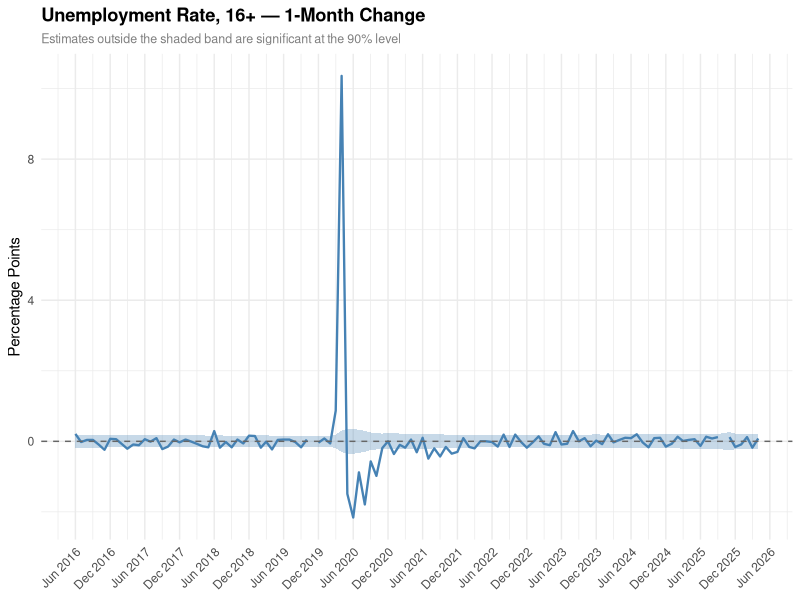
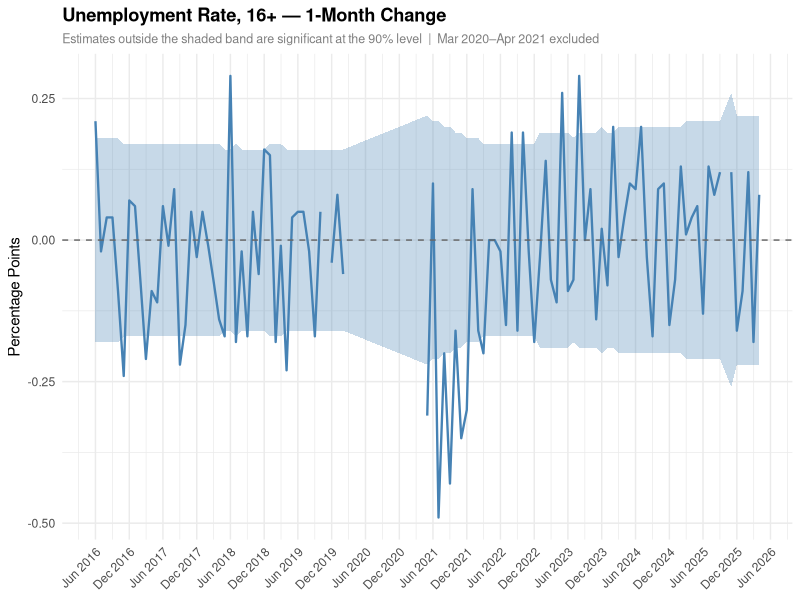
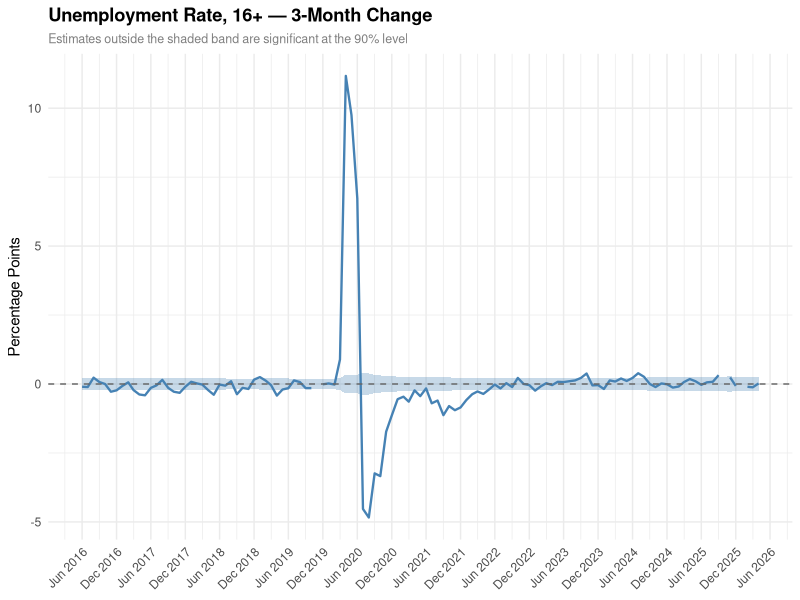
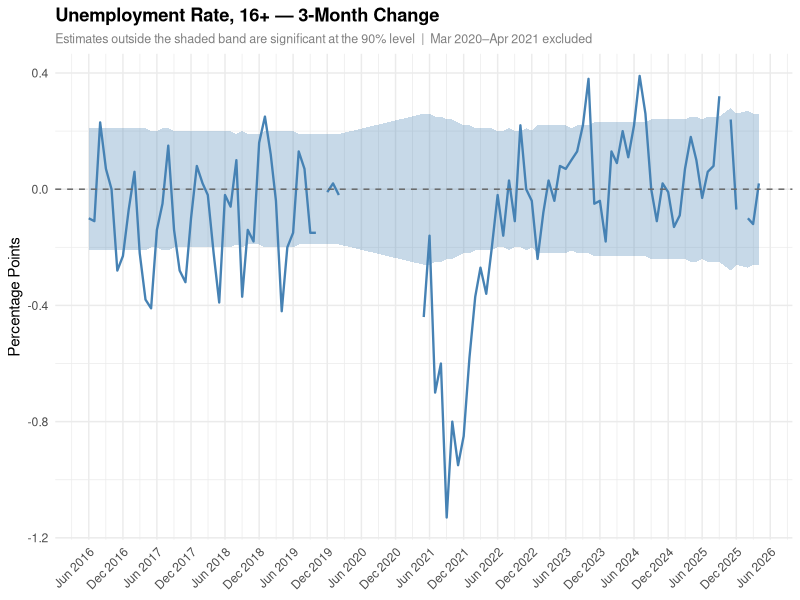
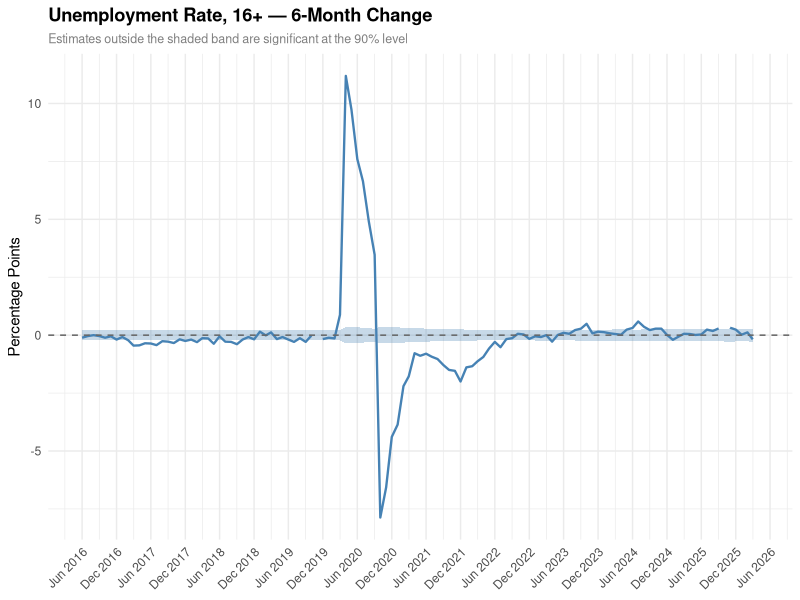
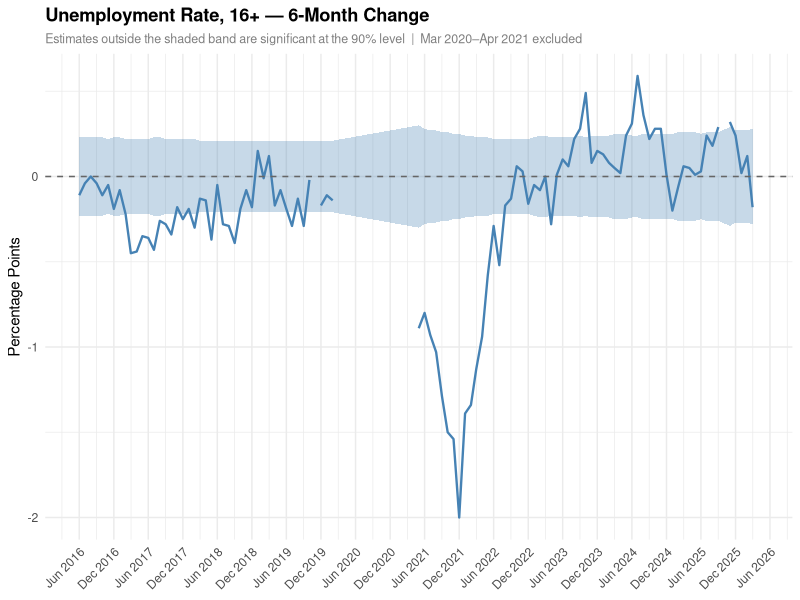
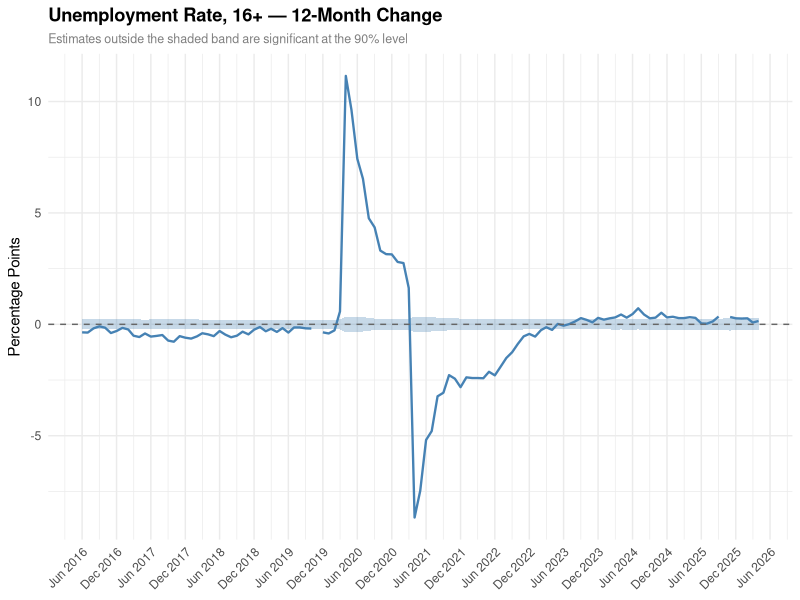
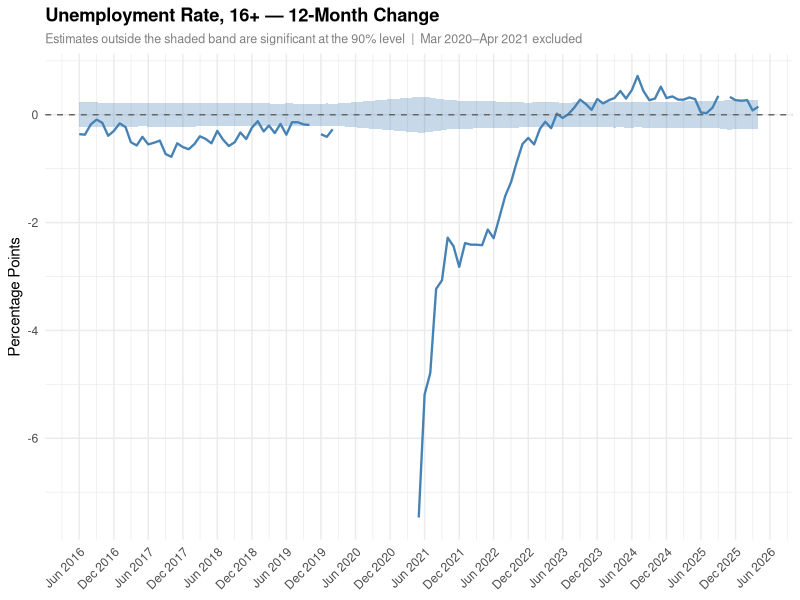

Reproduce these figures in R, in order. (Note: this script raises an error after producing the figures.)
library(tidyverse)

df <- read_csv("inputs/processed_pdfs.csv")

vars_of_interest <- c("ur_total16", "ur_black", "ur_asian", "ur_teens", "dou_27weeks")
horizons         <- c("m1", "m3", "m6", "m12")

var_labels <- c(
  ur_total16  = "Unemployment Rate, 16+",
  ur_black    = "Unemployment Rate, Black Workers",
  ur_asian    = "Unemployment Rate, Asian Workers",
  ur_teens    = "Unemployment Rate, Teenagers",
  dou_27weeks = "Long-Term Unemployment (27+ Weeks)"
)

horizon_labels <- c(
  m1  = "1-Month Change",
  m3  = "3-Month Change",
  m6  = "6-Month Change",
  m12 = "12-Month Change"
)

y_labels <- c(
  ur_total16  = "Percentage Points",
  ur_black    = "Percentage Points",
  ur_asian    = "Percentage Points",
  ur_teens    = "Percentage Points",
  dou_27weeks = "Thousands of People"
)

df_long <- df %>%
  filter(var %in% vars_of_interest) %>%
  mutate(date = as.Date(paste(year, month, "01", sep = "-"))) %>%
  pivot_longer(
    cols          = matches("(actual|needed)_m"),
    names_to      = c(".value", "horizon"),
    names_pattern = "(.+)_(m\\d+)"
  ) %>%
  filter(horizon %in% horizons)

make_chart <- function(var_name, horizon_code, exclude_pandemic = FALSE) {
  plot_data <- df_long %>%
    filter(var == var_name, horizon == horizon_code)

  if (exclude_pandemic) {
    plot_data <- plot_data %>% filter(!(date >= as.Date("2020-03-01") & date <= as.Date("2021-04-01")))
  }

  plot_data <- plot_data %>%
    complete(date = seq(min(date), max(date), by = "month"))

  subtitle <- if (exclude_pandemic) {
    "Estimates outside the shaded band are significant at the 90% level  |  Mar 2020–Apr 2021 excluded"
  } else {
    "Estimates outside the shaded band are significant at the 90% level"
  }

  ggplot(plot_data, aes(x = date, y = actual)) +
    geom_ribbon(
      aes(ymin = -needed, ymax = needed),
      fill = "steelblue", alpha = 0.3, na.rm = TRUE
    ) +
    geom_line(color = "steelblue", linewidth = 0.8) +
    geom_hline(yintercept = 0, linetype = "dashed", color = "gray40") +
    labs(
      title    = paste0(var_labels[var_name], " — ", horizon_labels[horizon_code]),
      subtitle = subtitle,
      x        = NULL,
      y        = y_labels[var_name]
    ) +
    scale_x_date(date_breaks = "6 months", date_labels = "%b %Y") +
    theme_minimal() +
    theme(
      axis.text.x   = element_text(angle = 45, hjust = 1),
      plot.title    = element_text(face = "bold"),
      plot.subtitle = element_text(color = "gray50", size = 9)
    )
}

dir.create("output", showWarnings = FALSE)

for (v in vars_of_interest) {
  for (h in horizons) {
    for (pandemic in c(FALSE, TRUE)) {
      suffix <- if (pandemic) "_nopandemic" else ""
      p <- make_chart(v, h, exclude_pandemic = pandemic)
      fname <- file.path("output", paste0(v, "_", h, suffix, ".png"))
      ggsave(filename = fname, plot = p, width = 10, height = 6, dpi = 150)
      message("Saved: ", basename(fname))
    }
  }
}
